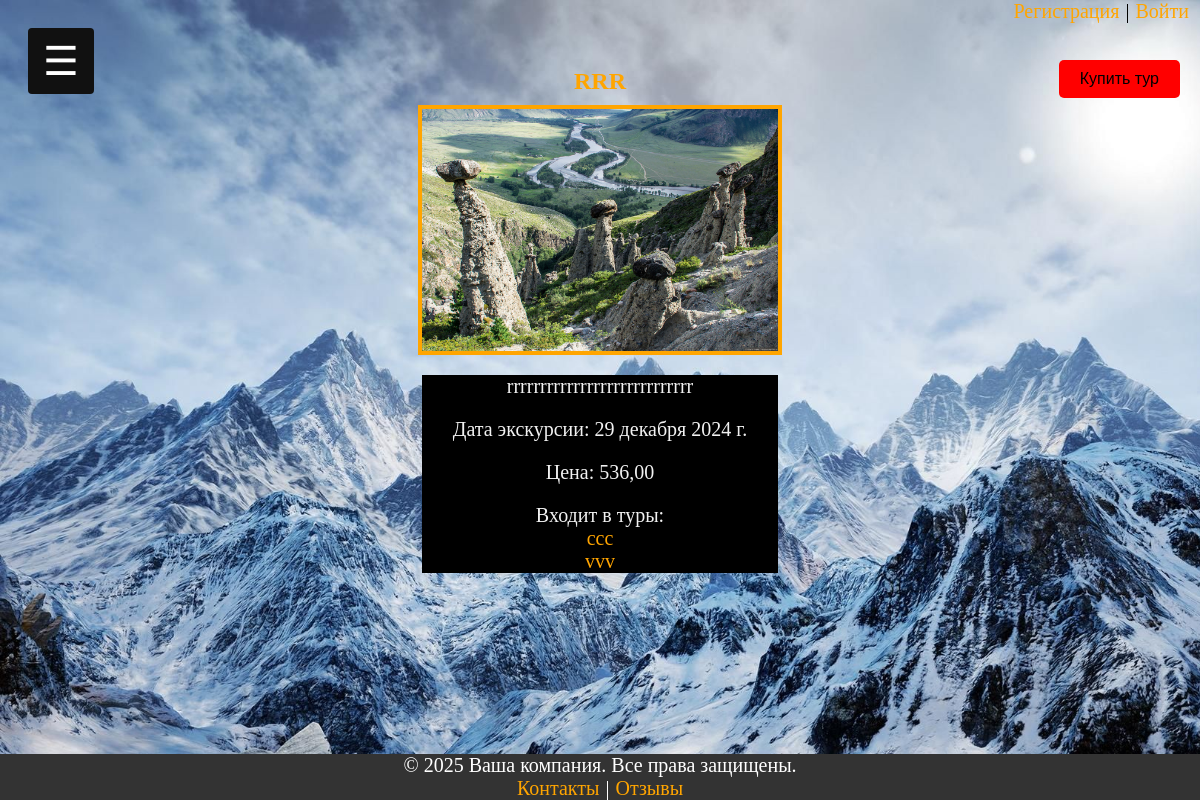
The page /excursions/4/ on the database as committed earlier.
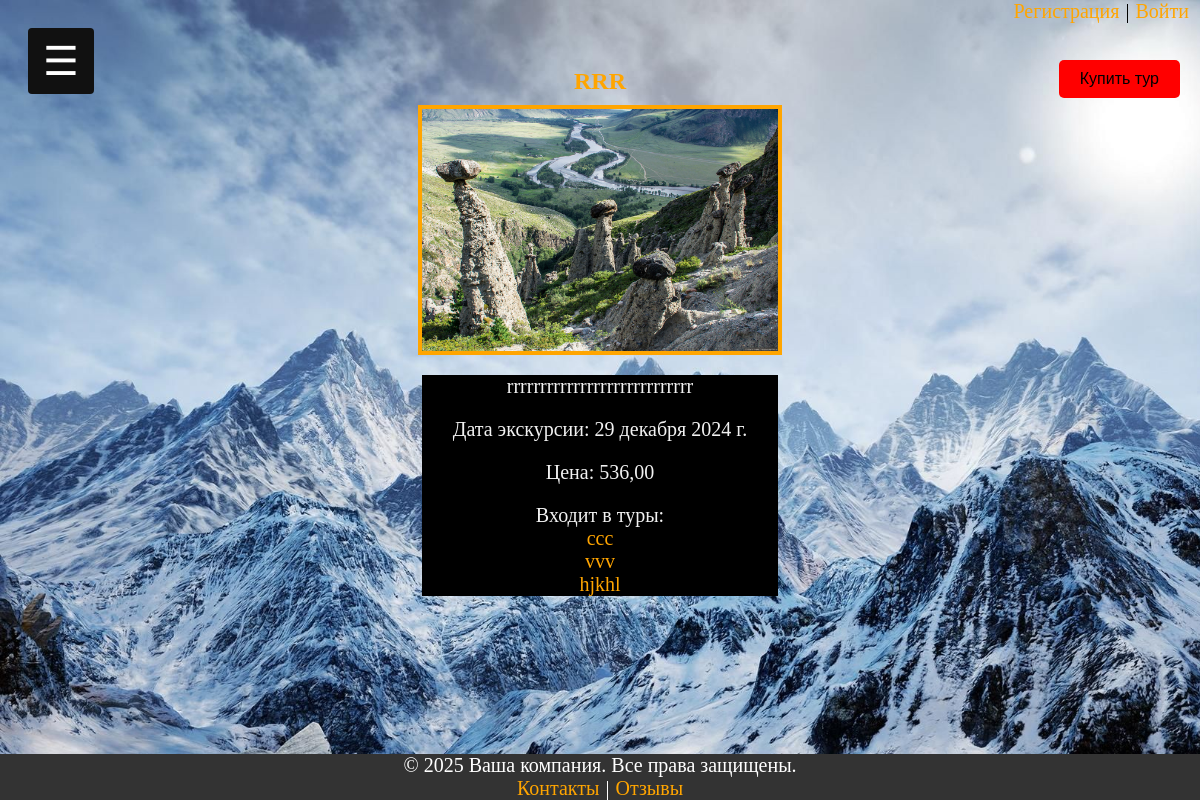
The same page on the database as committed later.
### turfirmaapp/models.py (models this page shows, shortened)
class Tours(models.Model):
    tour_name = models.CharField(max_length=100, verbose_name="Название тура")
    level = models.IntegerField(verbose_name="Уровень сложности", null=True)
    description = models.TextField(null=True, blank=True, verbose_name="Описание")
    start_date = models.DateField(verbose_name="Дата начала")
    end_date = models.DateField(verbose_name="Дата окончания")
    price = models.DecimalField(max_digits=10, decimal_places=2, verbose_name="Цена")
    photo_tour = models.ImageField(upload_to="photo_tour/", verbose_name="Фотография", null=True)
    excursions = models.ManyToManyField(Excursions, verbose_name="Название экскурсии", blank=True)
    transport = models.ForeignKey(Transport, on_delete=models.CASCADE, verbose_name="ID транспорта")
    hotel = models.ForeignKey(Hotels, on_delete=models.CASCADE, verbose_name="название отеля")
    number_of_views = models.IntegerField(verbose_name="Количество просмотров", null=True, default=0)
    def get_absolute_url(self):
        return reverse('tour', kwargs={'tour_id': self.pk})
    class Meta:
        verbose_name = 'тур'
        verbose_name_plural = "Туры"

### turfirmaapp/views.py (the view)
# urls.py: path('excursions/<int:excursion_id>/', show_excursion, name='excursion'),
def show_excursion(request, excursion_id):
    try:
        my_data = request.session.get('customer', None)
        data = Excursions.objects.get(id=excursion_id)
        data_tours = data.tours_set.all()
        return render(request, "show_excursion.html", {"data": data, "data_tours": data_tours, 'customer': my_data})
    except Exception as e:
        print(e)
        return render(request, '404.html')

### turfirmaapp/templates/show_excursion.html (shortened to what this page needs)
{% extends 'base.html' %}
{% if data %}
{% block content %}
{% load static %}
    <h2 class="title_tour">{{ data.excursion_name }}</h2>
    <p><img class="photo_tour" src="{{data.photo_excur.url}}"></p>
    <div class="show_tour">
    <p>{{ data.description }}</p>
    <p>Дата экскурсии: {{ data.excursion_date }}</p>
    <p>Цена: {{ data.price }}</p>
    <p>Входит в туры: <br>
        {% if data_tours %}
     {% for item in data_tours %} <a class="links"  href="{{ item.get_absolute_url }}">{{ item.tour_name }} </a><br>{% endfor %}{% else %}нет{% endif %}</p>
</div>
{% endblock %}
{% else %}
    <h2>Нет такой экскурсии</h2>
{% endif %}

Rows that differ between the two databases and show on the page:
added Tours: tour_name "hjkhl"
